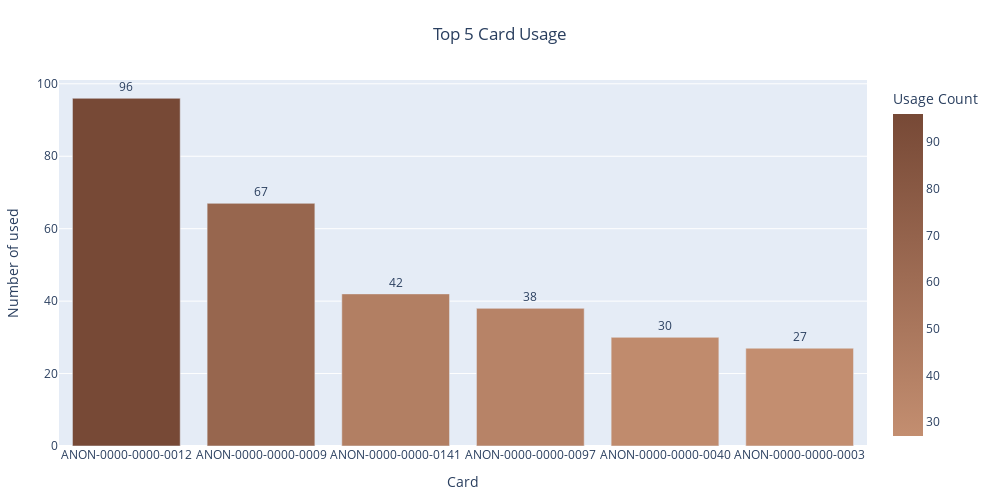

The notebook cell this image was saved under:
### Markdown cell above
<h1 style="color: #774936; font-size: 18px; font-weight: 500">&#9749; Top Card Holders by Purchase Amount &#9749;</h1>

### Code cell
card_df = df[df['card'] != 'CASH-PAYMENT']
popularity = card_df['card'].value_counts().reset_index()
popularity = popularity[:6]
popularity.columns = ['card', 'count']

brown_colorscale = [
    [0, '#C38E70'],   
    [0.5, '#9D6B53'],
    [1, '#774936'] 
]

fig = px.bar(popularity, x='card', y='count',
             labels={'card': 'Card', 'count': 'Number of usage'},
             title='Top 5 Card Usage',
             color='count',
             color_continuous_scale=brown_colorscale,
             text='count')

fig.update_layout(
    xaxis_title='Card',
    yaxis_title='Number of used',
    title_x=0.5,
    height=500,
    width=1000,
    margin=dict(t=80, b=40, l=40, r=40),
    coloraxis_colorbar=dict(title="Usage Count")
)

fig.update_traces(
    hoverlabel=dict(
        bgcolor='#774936',
        font=dict(color='#ffffff')
    ),
    texttemplate='%{text}',
    textposition='outside',
    hovertemplate='<b>Card:</b> %{x}<br><b>Usage Count:</b> %{y}<extra></extra>'
)

fig.show()

### Figure 1 — Plotly figure (JSON) as saved in the notebook; plotly's stock layout.template omitted (floating-point values rounded to 4 significant figures)
{"data": [{"alignmentgroup": "True", "hoverlabel": {"bgcolor": "#774936", "font": {"color": "#ffffff"}}, "hovertemplate": "<b>Card:</b> %{x}<br><b>Usage Count:</b> %{y}<extra></extra>", "legendgroup": "", "marker": {"color": [96, 67, 42, 38, 30, 27], "coloraxis": "coloraxis", "pattern": {"shape": ""}}, "name": "", "offsetgroup": "", "orientation": "v", "showlegend": false, "text": [96, 67, 42, 38, 30, 27], "textposition": "outside", "texttemplate": "%{text}", "type": "bar", "x": ["ANON-0000-0000-0012", "ANON-0000-0000-0009", "ANON-0000-0000-0141", "ANON-0000-0000-0097", "ANON-0000-0000-0040", "ANON-0000-0000-0003"], "xaxis": "x", "y": [96, 67, 42, 38, 30, 27], "yaxis": "y"}], "layout": {"barmode": "relative", "coloraxis": {"colorbar": {"title": {"text": "Usage Count"}}, "colorscale": [[0, "#C38E70"], [0.5, "#9D6B53"], [1, "#774936"]]}, "height": 500, "legend": {"tracegroupgap": 0}, "margin": {"b": 40, "l": 40, "r": 40, "t": 80}, "title": {"text": "Top 5 Card Usage", "x": 0.5}, "width": 1000, "xaxis": {"anchor": "y", "domain": [0, 1], "title": {"text": "Card"}}, "yaxis": {"anchor": "x", "domain": [0, 1], "title": {"text": "Number of used"}}}}
